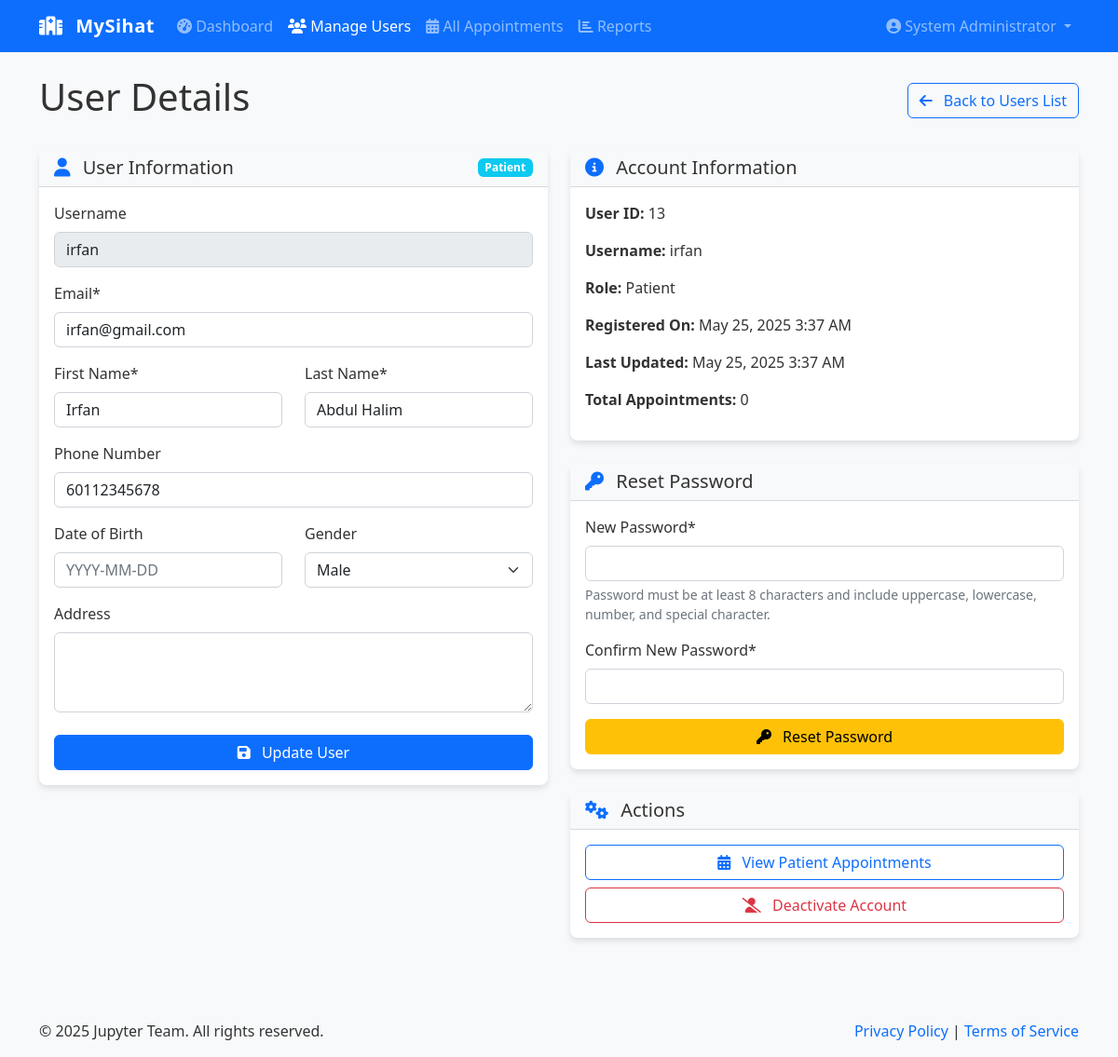
The page /admin/users.php?id=13 (signed in) on the database as committed earlier.
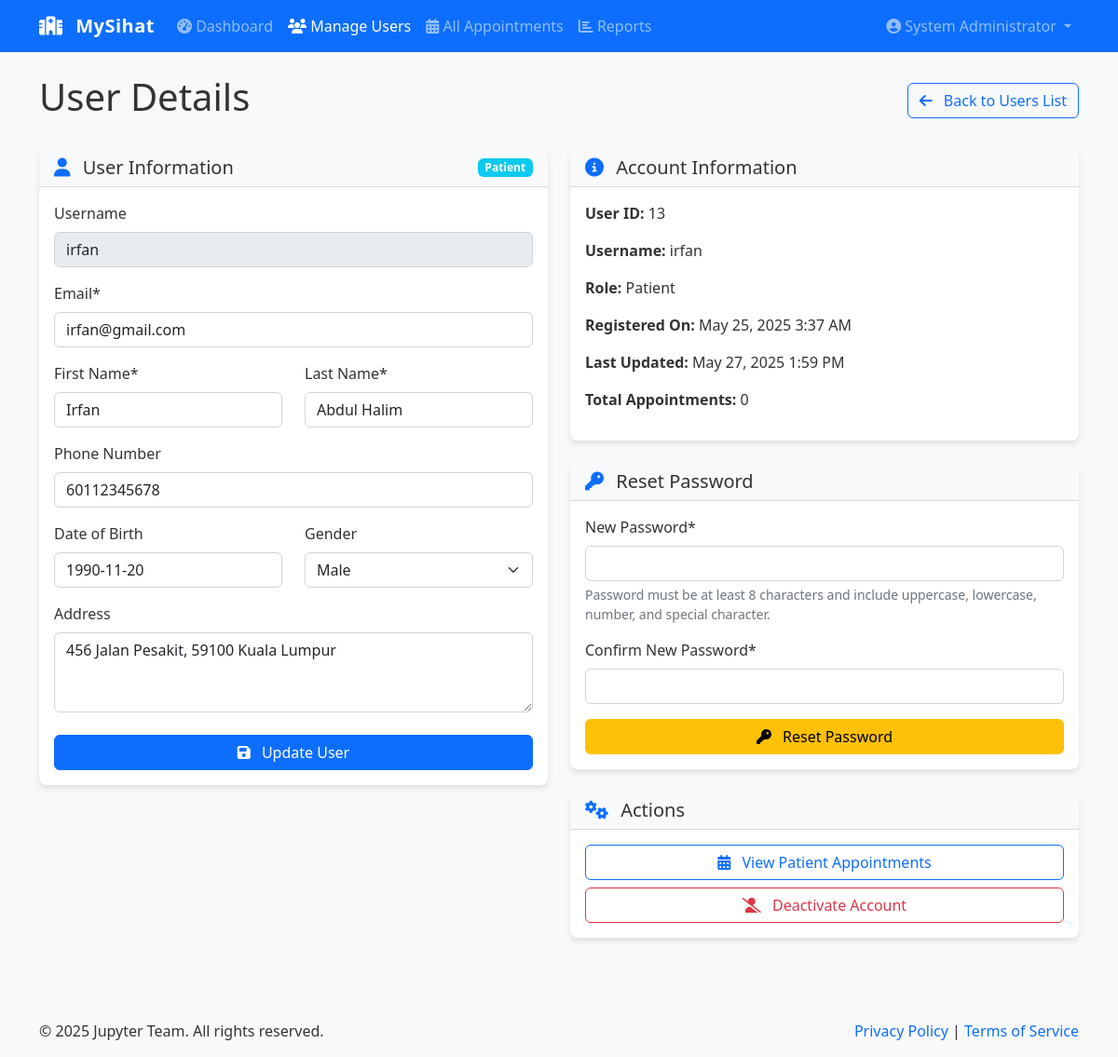
The same page on the database as committed later.
### tables this page shows
CREATE TABLE users (
        id INTEGER PRIMARY KEY AUTOINCREMENT,
        username TEXT NOT NULL UNIQUE,
        password TEXT NOT NULL,
        email TEXT NOT NULL UNIQUE,
        first_name TEXT NOT NULL,
        last_name TEXT NOT NULL,
        role TEXT NOT NULL CHECK(role IN ('patient', 'doctor', 'admin')),
        phone TEXT,
        address TEXT,
        date_of_birth TEXT,
        gender TEXT CHECK(gender IN ('male', 'female', 'other')),
        created_at TIMESTAMP DEFAULT CURRENT_TIMESTAMP,
        updated_at TIMESTAMP DEFAULT CURRENT_TIMESTAMP
    , age INTEGER);

### includes/db.php (called while the page is built, shortened)
<?php
class Database {
    private static $instance = null;
    private $conn;
    private function __construct() {
        try {
            $dbDir = dirname(DB_PATH);
            $this->conn = new PDO(
                "sqlite:" . DB_PATH,
                null,
                null,
                [
                    PDO::ATTR_ERRMODE => PDO::ERRMODE_EXCEPTION,
                    PDO::ATTR_DEFAULT_FETCH_MODE => PDO::FETCH_ASSOC,
                    PDO::ATTR_EMULATE_PREPARES => false
                ]
            );
            $this->conn->exec('PRAGMA foreign_keys = ON;');
        } catch (PDOException $e) {
            error_log("Database Connection Error: " . $e->getMessage());
            die("Database connection failed. Please try again later.");
        }
    }
    public static function getInstance() {
        if (self::$instance === null) {
            self::$instance = new self();
        }
        return self::$instance;
    }
    public function query($sql, $params = []) {
        try {
            $stmt = $this->conn->prepare($sql);
            $stmt->execute($params);
            return $stmt;
        } catch (PDOException $e) {
            error_log("Query Error: " . $e->getMessage() . " - SQL: " . $sql);
            throw new Exception("Database query failed. Please try again later.");
        }
    }
    public function fetchOne($sql, $params = []) {
        $stmt = $this->query($sql, $params);
        return $stmt->fetch();
    }
}

### includes/functions.php (called while the page is built, shortened)
<?php
require_once 'db.php';
function formatDate($date, $format = 'M j, Y') {
    return date($format, strtotime($date));
}

### admin/users.php (the view, shortened to what the changed rows need)
<?php
require_once '../includes/db.php';
require_once '../includes/functions.php';
require_once '../includes/auth.php';
$db = Database::getInstance();
$viewingSpecific = isset($_GET['id']) && is_numeric($_GET['id']);
$specificUserId = $viewingSpecific ? (int) $_GET['id'] : 0;
$errors = [];
try {
    if ($viewingSpecific) {
        $user = $db->fetchOne("SELECT * FROM users WHERE id = ?", [$specificUserId]);
        if ($user['role'] === ROLE_PATIENT) {
            $appointmentsCount = $db->fetchOne(
                "SELECT COUNT(*) as count FROM appointments WHERE patient_id = ?",
                [$specificUserId]
            );
        } elseif ($user['role'] === ROLE_DOCTOR) {
            $appointmentsCount = $db->fetchOne(
                "SELECT COUNT(*) as count FROM appointments WHERE doctor_id = ?",
                [$specificUserId]
            );
        }
    }
} catch (Exception $e) {
    error_log("User management error: " . $e->getMessage());
    setFlashMessage('error', 'An error occurred while retrieving user data.', 'danger');
    $users = [];
    $user = null;
    $doctorDetails = [];
    $appointmentsCount = ['count' => 0];
}
include '../includes/header.php';
?>
<div class="row">
    <div class="col-md-12">
        <?php if ($viewingSpecific): ?>
            <div class="d-flex justify-content-between align-items-center mb-4">
                <h1>User Details</h1>
                <a href="users.php" class="btn btn-outline-primary">
                    <i class="fas fa-arrow-left me-2"></i> Back to Users List
                </a>
            </div>
            <div class="row">
                <div class="col-md-6">
                    <div class="card mb-4">
                        <div class="card-header d-flex justify-content-between align-items-center">
                            <h5 class="mb-0">
                                <i class="fas fa-user text-primary me-2"></i>
                                User Information
                            </h5>
                            <span class="badge bg-<?php
                                echo $user['role'] === ROLE_PATIENT ? 'info' :
                                    ($user['role'] === ROLE_DOCTOR ? 'success' : 'secondary');
                            ?>">
                                <?php echo ucfirst($user['role']); ?>
                            </span>
                        </div>
                        <div class="card-body">
                            <form method="post" action="<?php echo $_SERVER['PHP_SELF'] . '?id=' . $specificUserId; ?>">
                                <div class="mb-3">
                                    <label for="username" class="form-label">Username</label>
                                    <input type="text" class="form-control" id="username" value="<?php echo $user['username']; ?>" disabled>
                                </div>
                                <div class="mb-3">
                                    <label for="email" class="form-label">Email*</label>
                                    <input type="email" class="form-control <?php echo isset($errors['email']) ? 'is-invalid' : ''; ?>" id="email" name="email" value="<?php echo $user['email']; ?>" required>
                                </div>
                                <div class="row mb-3">
                                    <div class="col-md-6">
                                        <label for="first_name" class="form-label">First Name*</label>
                                        <input type="text" class="form-control <?php echo isset($errors['first_name']) ? 'is-invalid' : ''; ?>" id="first_name" name="first_name" value="<?php echo $user['first_name']; ?>" required>
                                    </div>
                                    <div class="col-md-6">
                                        <label for="last_name" class="form-label">Last Name*</label>
                                        <input type="text" class="form-control <?php echo isset($errors['last_name']) ? 'is-invalid' : ''; ?>" id="last_name" name="last_name" value="<?php echo $user['last_name']; ?>" required>
                                    </div>
                                </div>
                                <div class="mb-3">
                                    <label for="phone" class="form-label">Phone Number</label>
                                    <input type="tel" class="form-control" id="phone" name="phone" value="<?php echo $user['phone']; ?>">
                                </div>
                                <div class="row mb-3">
                                    <div class="col-md-6">
                                        <label for="date_of_birth" class="form-label">Date of Birth</label>
                                        <input type="text" class="form-control datepicker-dob" id="date_of_birth" name="date_of_birth" value="<?php echo $user['date_of_birth']; ?>" placeholder="YYYY-MM-DD">
                                    </div>
                                    <div class="col-md-6">
                                        <label for="gender" class="form-label">Gender</label>
                                        <select class="form-select" id="gender" name="gender">
                                            <option value="male" <?php echo $user['gender'] === 'male' ? 'selected' : ''; ?>>Male</option>
                                        </select>
                                    </div>
                                </div>
                                <div class="mb-3">
                                    <label for="address" class="form-label">Address</label>
                                    <textarea class="form-control" id="address" name="address" rows="3"><?php echo $user['address']; ?></textarea>
                                </div>
                                <div class="d-grid mt-4">
                                    <button type="submit" class="btn btn-primary">
                                        <i class="fas fa-save me-2"></i> Update User
                                    </button>
                                </div>
                            </form>
                        </div>
                    </div>
                </div>
                <div class="col-md-6">
                    <div class="card mb-4">
                        <div class="card-header">
                            <h5 class="mb-0">
                                <i class="fas fa-info-circle text-primary me-2"></i>
                                Account Information
                            </h5>
                        </div>
                        <div class="card-body">
                            <p><strong>User ID:</strong> <?php echo $user['id']; ?></p>
                            <p><strong>Username:</strong> <?php echo $user['username']; ?></p>
                            <p><strong>Role:</strong> <?php echo ucfirst($user['role']); ?></p>
                            <p><strong>Registered On:</strong> <?php echo formatDate($user['created_at'], 'F j, Y g:i A'); ?></p>
                            <p><strong>Last Updated:</strong> <?php echo formatDate($user['updated_at'], 'F j, Y g:i A'); ?></p>
                            <?php if (isset($appointmentsCount)): ?>
                                <p>
                                    <strong>Total Appointments:</strong>
                                    <?php echo number_format($appointmentsCount['count']); ?>
                                </p>
                            <?php endif; ?>
                        </div>
                    </div>
                    <div class="card mb-4">
                        <div class="card-header">
                            <h5 class="mb-0">
                                <i class="fas fa-key text-primary me-2"></i>
                                Reset Password
                            </h5>
                        </div>
                        <div class="card-body">
                            <form method="post" action="<?php echo $_SERVER['PHP_SELF'] . '?id=' . $specificUserId; ?>">
                                <div class="mb-3">
                                    <label for="new_password" class="form-label">New Password*</label>
                                    <input type="password" class="form-control <?php echo isset($errors['new_password']) ? 'is-invalid' : ''; ?>" id="new_password" name="new_password" required>
                                    <div class="form-text">Password must be at least 8 characters and include uppercase, lowercase, number, and special character.</div>
                                </div>
                                <div class="mb-3">
                                    <label for="confirm_password" class="form-label">Confirm New Password*</label>
                                    <input type="password" class="form-control <?php echo isset($errors['confirm_password']) ? 'is-invalid' : ''; ?>" id="confirm_password" name="confirm_password" required>
                                </div>
                                <div class="d-grid">
                                    <button type="submit" class="btn btn-warning" onclick="return confirm('Are you sure you want to reset this user\'s password?');">
                                        <i class="fas fa-key me-2"></i> Reset Password
                                    </button>
                                </div>
                            </form>
                        </div>
                    </div>
                    <div class="card">
                        <div class="card-header">
                            <h5 class="mb-0">
                                <i class="fas fa-cogs text-primary me-2"></i>
                                Actions
                            </h5>
                        </div>
                        <div class="card-body">
                            <div class="d-grid gap-2">
                                <a href="appointments.php?<?php echo $user['role'] === ROLE_PATIENT ? 'patient_id=' : 'doctor_id='; ?><?php echo $user['id']; ?>" class="btn btn-outline-primary">
                                    <i class="fas fa-calendar-alt me-2"></i>
                                    <?php echo $user['role'] === ROLE_PATIENT ? 'View Patient Appointments' : 'View Doctor Appointments'; ?>
                                </a>
                                <button type="button" class="btn btn-outline-danger"
                                        onclick="if(confirm('Are you sure you want to deactivate this account? This action cannot be undone.')) alert('Account deactivation feature will be implemented in future updates.');">
                                    <i class="fas fa-user-slash me-2"></i> Deactivate Account
                                </button>
                            </div>
                        </div>
                    </div>
                </div>
            </div>
        <?php endif; ?>
    </div>
</div>
<?php include '../includes/footer.php'; ?>

Rows that differ between the two databases and show on the page:
changed users "irfan": date_of_birth (not shown) → "1990-11-20"; address (not shown) → "456 Jalan Pesakit, 59100 Kuala Lumpur"; updated_at "May 25, 2025 3:37 AM" → "May 27, 2025 1:59 PM"
